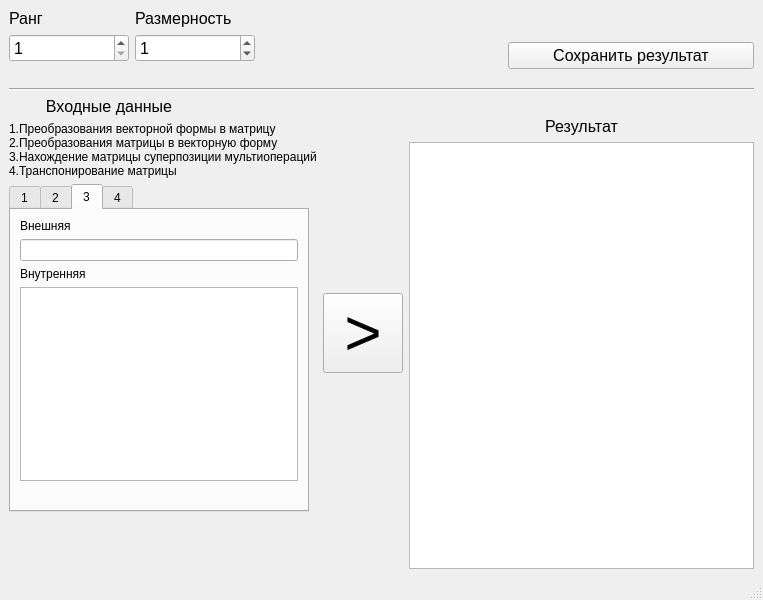
<?xml version="1.0" encoding="UTF-8"?>
<ui version="4.0">
 <class>MainWindow</class>
 <widget class="QMainWindow" name="MainWindow">
  <property name="geometry">
   <rect>
    <x>0</x>
    <y>0</y>
    <width>763</width>
    <height>600</height>
   </rect>
  </property>
  <property name="windowTitle">
   <string>_</string>
  </property>
  <widget class="QWidget" name="centralwidget">
   <layout class="QVBoxLayout" name="verticalLayout_2">
    <item>
     <layout class="QHBoxLayout" name="horizontalLayout_5">
      <item>
       <layout class="QVBoxLayout" name="verticalLayout">
        <item>
         <layout class="QHBoxLayout" name="horizontalLayout_3">
          <item>
           <layout class="QVBoxLayout" name="verticalLayout_4">
            <item>
             <widget class="QLabel" name="label_2">
              <property name="font">
               <font>
                <pointsize>12</pointsize>
               </font>
              </property>
              <property name="text">
               <string>Ранг</string>
              </property>
             </widget>
            </item>
            <item>
             <widget class="QSpinBox" name="RankSpinBox">
              <property name="font">
               <font>
                <pointsize>12</pointsize>
               </font>
              </property>
              <property name="minimum">
               <number>1</number>
              </property>
              <property name="maximum">
               <number>9</number>
              </property>
              <property name="value">
               <number>1</number>
              </property>
             </widget>
            </item>
           </layout>
          </item>
          <item>
           <layout class="QVBoxLayout" name="verticalLayout_7">
            <item>
             <widget class="QLabel" name="label_3">
              <property name="font">
               <font>
                <pointsize>12</pointsize>
               </font>
              </property>
              <property name="text">
               <string>Размерность</string>
              </property>
             </widget>
            </item>
            <item>
             <widget class="QSpinBox" name="dimensionSpinBox">
              <property name="font">
               <font>
                <pointsize>12</pointsize>
               </font>
              </property>
              <property name="value">
               <number>1</number>
              </property>
             </widget>
            </item>
           </layout>
          </item>
         </layout>
        </item>
        <item>
         <spacer name="horizontalSpacer_4">
          <property name="orientation">
           <enum>Qt::Horizontal</enum>
          </property>
          <property name="sizeHint" stdset="0">
           <size>
            <width>40</width>
            <height>20</height>
           </size>
          </property>
         </spacer>
        </item>
       </layout>
      </item>
      <item>
       <spacer name="horizontalSpacer_3">
        <property name="orientation">
         <enum>Qt::Horizontal</enum>
        </property>
        <property name="sizeHint" stdset="0">
         <size>
          <width>40</width>
          <height>20</height>
         </size>
        </property>
       </spacer>
      </item>
      <item>
       <layout class="QHBoxLayout" name="horizontalLayout_4">
        <item>
         <layout class="QVBoxLayout" name="verticalLayout_9">
          <item>
           <spacer name="horizontalSpacer_5">
            <property name="orientation">
             <enum>Qt::Horizontal</enum>
            </property>
            <property name="sizeHint" stdset="0">
             <size>
              <width>40</width>
              <height>20</height>
             </size>
            </property>
           </spacer>
          </item>
          <item>
           <layout class="QHBoxLayout" name="horizontalLayout_8">
            <item>
             <widget class="QPushButton" name="saveBtn">
              <property name="font">
               <font>
                <pointsize>12</pointsize>
               </font>
              </property>
              <property name="text">
               <string>Сохранить результат</string>
              </property>
             </widget>
            </item>
           </layout>
          </item>
         </layout>
        </item>
       </layout>
      </item>
     </layout>
    </item>
    <item>
     <widget class="Line" name="line_2">
      <property name="orientation">
       <enum>Qt::Horizontal</enum>
      </property>
     </widget>
    </item>
    <item>
     <layout class="QHBoxLayout" name="horizontalLayout_7">
      <item>
       <layout class="QVBoxLayout" name="verticalLayout_12">
        <item>
         <widget class="QLabel" name="label_6">
          <property name="maximumSize">
           <size>
            <width>200</width>
            <height>16777215</height>
           </size>
          </property>
          <property name="font">
           <font>
            <pointsize>12</pointsize>
           </font>
          </property>
          <property name="text">
           <string>Входные данные</string>
          </property>
          <property name="alignment">
           <set>Qt::AlignCenter</set>
          </property>
         </widget>
        </item>
        <item>
         <widget class="QLabel" name="label_4">
          <property name="text">
           <string>1.Преобразования векторной формы в матрицу
2.Преобразования матрицы в векторную форму
3.Нахождение матрицы суперпозиции мультиопераций
4.Транспонирование матрицы</string>
          </property>
         </widget>
        </item>
        <item>
         <widget class="QTabWidget" name="tabWidget">
          <property name="minimumSize">
           <size>
            <width>200</width>
            <height>300</height>
           </size>
          </property>
          <property name="maximumSize">
           <size>
            <width>300</width>
            <height>500</height>
           </size>
          </property>
          <property name="currentIndex">
           <number>2</number>
          </property>
          <widget class="QWidget" name="tab">
           <attribute name="title">
            <string>1</string>
           </attribute>
           <layout class="QVBoxLayout" name="verticalLayout_13">
            <item>
             <widget class="QPlainTextEdit" name="input1">
              <property name="styleSheet">
               <string notr="true">background-color: #FF6859</string>
              </property>
              <property name="plainText">
               <string/>
              </property>
             </widget>
            </item>
            <item>
             <widget class="QLabel" name="input1CountLbl">
              <property name="text">
               <string/>
              </property>
             </widget>
            </item>
           </layout>
          </widget>
          <widget class="QWidget" name="tab_2">
           <attribute name="title">
            <string>2</string>
           </attribute>
           <layout class="QVBoxLayout" name="verticalLayout_10">
            <item>
             <widget class="QPlainTextEdit" name="input2">
              <property name="plainText">
               <string/>
              </property>
             </widget>
            </item>
            <item>
             <widget class="QLabel" name="input2CountLbl">
              <property name="text">
               <string/>
              </property>
             </widget>
            </item>
           </layout>
          </widget>
          <widget class="QWidget" name="tab_4">
           <attribute name="title">
            <string>3</string>
           </attribute>
           <layout class="QVBoxLayout" name="verticalLayout_11">
            <item>
             <widget class="QLabel" name="label_10">
              <property name="text">
               <string>Внешняя</string>
              </property>
             </widget>
            </item>
            <item>
             <widget class="QLineEdit" name="input3_External">
              <property name="text">
               <string/>
              </property>
             </widget>
            </item>
            <item>
             <widget class="QLabel" name="label_11">
              <property name="text">
               <string>Внутренняя</string>
              </property>
             </widget>
            </item>
            <item>
             <widget class="QPlainTextEdit" name="input3_Internal">
              <property name="plainText">
               <string/>
              </property>
             </widget>
            </item>
            <item>
             <widget class="QLabel" name="input3CountLbl">
              <property name="text">
               <string/>
              </property>
             </widget>
            </item>
           </layout>
          </widget>
          <widget class="QWidget" name="tab_3">
           <attribute name="title">
            <string>4</string>
           </attribute>
           <layout class="QVBoxLayout" name="verticalLayout_8">
            <item>
             <widget class="QPlainTextEdit" name="input4">
              <property name="plainText">
               <string/>
              </property>
             </widget>
            </item>
            <item>
             <widget class="QLabel" name="input4CountLbl">
              <property name="text">
               <string/>
              </property>
             </widget>
            </item>
           </layout>
          </widget>
         </widget>
        </item>
        <item>
         <spacer name="verticalSpacer">
          <property name="orientation">
           <enum>Qt::Vertical</enum>
          </property>
          <property name="sizeHint" stdset="0">
           <size>
            <width>20</width>
            <height>40</height>
           </size>
          </property>
         </spacer>
        </item>
       </layout>
      </item>
      <item>
       <widget class="QPushButton" name="caclFirstBtn">
        <property name="font">
         <font>
          <pointsize>48</pointsize>
         </font>
        </property>
        <property name="text">
         <string>&gt;</string>
        </property>
       </widget>
      </item>
      <item>
       <layout class="QVBoxLayout" name="verticalLayout_3">
        <item>
         <spacer name="horizontalSpacer_6">
          <property name="orientation">
           <enum>Qt::Horizontal</enum>
          </property>
          <property name="sizeHint" stdset="0">
           <size>
            <width>40</width>
            <height>20</height>
           </size>
          </property>
         </spacer>
        </item>
        <item>
         <widget class="QLabel" name="label">
          <property name="font">
           <font>
            <pointsize>12</pointsize>
           </font>
          </property>
          <property name="text">
           <string>Результат</string>
          </property>
          <property name="alignment">
           <set>Qt::AlignCenter</set>
          </property>
         </widget>
        </item>
        <item>
         <widget class="QPlainTextEdit" name="outputPlainTextEdit">
          <property name="font">
           <font>
            <family>Times New Roman</family>
            <pointsize>12</pointsize>
           </font>
          </property>
          <property name="autoFillBackground">
           <bool>false</bool>
          </property>
          <property name="readOnly">
           <bool>true</bool>
          </property>
          <property name="plainText">
           <string/>
          </property>
         </widget>
        </item>
       </layout>
      </item>
     </layout>
    </item>
   </layout>
  </widget>
  <widget class="QMenuBar" name="menubar">
   <property name="geometry">
    <rect>
     <x>0</x>
     <y>0</y>
     <width>763</width>
     <height>21</height>
    </rect>
   </property>
  </widget>
  <widget class="QStatusBar" name="statusbar"/>
 </widget>
 <resources/>
 <connections/>
</ui>
